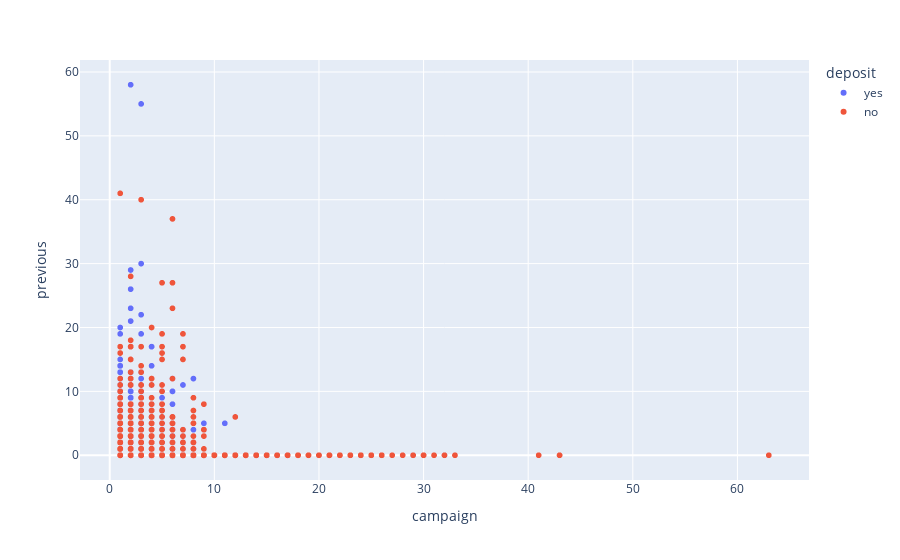

Source (notebook cell):
### Markdown cell above
### Insights:

- pdays is number of days that passed by after the client was last contacted from a previous campaign. Negative values mean that most of the clients have not been contacted previously.
- Majority of the clients were not contacted previously. Among them, lower ratio have subscribed to term deposite as compared to not deposit.  
- pdays above 200 result in less deposits. Less apart marketting campaigns with respect to time results in greater number of clients subscribing to the term deposit.

### Code cell
# previous: number of contacts performed before this campaign and for this client (numeric)
# campaign: number of contacts performed during this campaign 
fig = px.scatter(df, x="campaign", y='previous', color="deposit")
fig.show()

### Figure 1 — Plotly figure (JSON) as saved in the notebook; plotly's stock layout.template omitted (floating-point values rounded to 4 significant figures; data arrays with more than 128 entries replaced by an {"elided": "..."} marker saying what was removed)
{"data": [{"hovertemplate": "deposit=yes<br>campaign=%{x}<br>previous=%{y}<extra></extra>", "legendgroup": "yes", "marker": {"color": "#636efa", "symbol": "circle"}, "mode": "markers", "name": "yes", "showlegend": true, "type": "scattergl", "x": {"elided": "5255 int values"}, "xaxis": "x", "y": {"elided": "5255 int values"}, "yaxis": "y"}, {"hovertemplate": "deposit=no<br>campaign=%{x}<br>previous=%{y}<extra></extra>", "legendgroup": "no", "marker": {"color": "#EF553B", "symbol": "circle"}, "mode": "markers", "name": "no", "showlegend": true, "type": "scattergl", "x": {"elided": "5837 int values"}, "xaxis": "x", "y": {"elided": "5837 int values"}, "yaxis": "y"}], "layout": {"legend": {"title": {"text": "deposit"}, "tracegroupgap": 0}, "margin": {"t": 60}, "xaxis": {"anchor": "y", "domain": [0, 1], "title": {"text": "campaign"}}, "yaxis": {"anchor": "x", "domain": [0, 1], "title": {"text": "previous"}}}}
